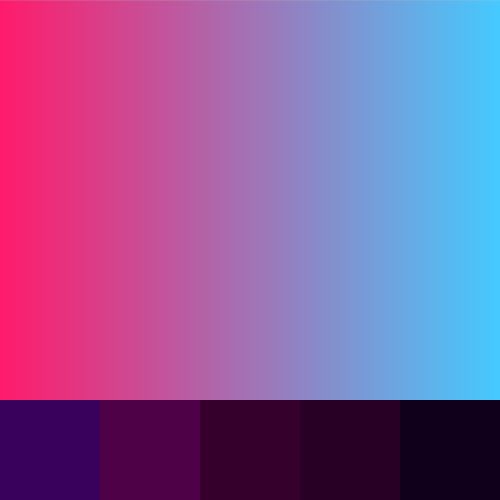
Frame 1 (no input)
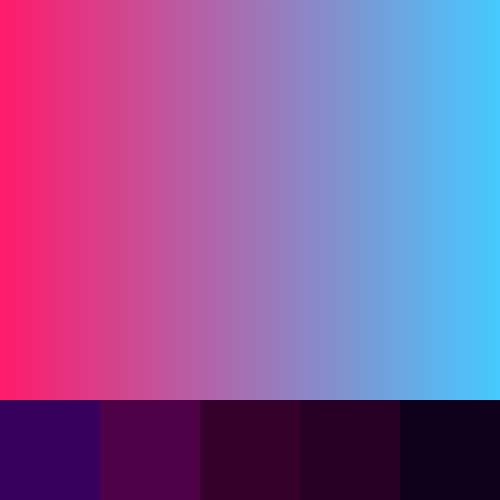
Frame 60 (the mouse pressed at the canvas centre just before this capture)
Frame 120 (the mouse held since frame 60 and released just before this capture): identical to frame 60, image omitted

The Processing sketch that drew these frames (run headless with seeded random() and noise(); from frame 60 on, the mouse is pressed at the canvas centre):

// Processing sketch: task_week_1
// ── task_week_1.pde
//Gradient variables
public int axis = 1;
public int gradientNum = 0;
public boolean isCircle = false;
public int lastGradient;

//Colour variables
public color leftC = color(0, 0, 0);
public color rightC = color(0, 0, 0);
public color[][] palettes = {
  {color(58, 1, 92), color(79, 1, 71), color(53, 1, 44), color(41, 0, 37), color(17, 0, 28)},
  {color(255, 106, 213), color(199, 116, 232), color(173, 140, 255), color(135, 149, 232), color(148, 208, 255)},
  {color(34, 87, 122), color(56, 163, 165), color(87, 204, 153), color(128, 237, 153), color(199, 249, 204)},
  {color(0, 117, 41), color(30, 88, 50), color(60, 59, 59), color(90, 30, 68), color(119, 0, 77)}
  
};
;

void setup() {
  size(500, 500);
}

void draw() {
  getGradient(gradientNum, axis);
}

void keyPressed() {
  if (keyCode == LEFT && 0 < gradientNum){
    gradientNum--;
    System.out.println(gradientNum);
    getGradient(gradientNum, axis);
  }

  if (keyCode == RIGHT && gradientNum < 4){
    gradientNum++;
    System.out.println(gradientNum);
    getGradient(gradientNum, axis);
  }
  
  if (keyCode == UP){
    axis = 0;
    getGradient(gradientNum, axis);
  }

  if (keyCode == DOWN){
    axis = 1;
    getGradient(gradientNum, axis);
  }

  if (keyCode == 32){
    isCircle = !isCircle;
  }
}

//Uses the gradientNum to determine the gradient
void getGradient(int i, int a) {
  if (i == 0){
    // Colour palette link: 
    // Gradient link: https://coolors.co/gradient-maker/ff1b6b-45caff
    leftC = color(255, 27, 107);
    rightC = color(69, 202, 255);
    makeGradient(leftC, rightC, a);
  }
  if (i == 1){
    // Colour palette link: https://coolors.co/palette/ff6ad5-c774e8-ad8cff-8795e8-94d0ff
    // Gradient link: https://coolors.co/gradient-maker/f756aa-f75672
    leftC = color(249, 133, 193); // Original colour: 247, 86, 170
    rightC = color(250, 133, 152); // Original colour: 247, 86, 114
    makeGradient(leftC, rightC, a);
  }
  if (i == 2){
    // Colour palette link: https://coolors.co/22577a-38a3a5-57cc99-80ed99-c7f9cc
    // Gradient link: https://coolors.co/gradient-maker/f7ba2c-ea5459
    leftC = color(247, 186, 44);
    rightC = color(234, 84, 89);
    makeGradient(leftC, rightC, a);
  }
  if (i == 3){
    // Colour palette link: 
    // Gradient link: https://coolors.co/gradient-maker/bf0fff-cbff49
    leftC = color(191, 15, 255);
    rightC = color(203, 255, 73);
    makeGradient(leftC, rightC, a);
  }
}


/*
Resource used for code assistance:
https://processing.org/examples/lineargradient.html
*/
void makeGradient(color c1, color c2, int axis ) {

  noFill();

  if (!isCircle){
    if (axis == 0) {  // Top to bottom gradient
      for (int i = 0; i <= 0+height; i++) {
        // Get the value of the current pixel column and put it as a percentage, 
        //  represented by a float between 0 and 1
        float inter = map(i, 0, height, 0, 1); 
        
        // Claculate the colour based between the two chosen, 
        //  using inter to determine where on the gradient the colour lies
        color c = lerpColor(c1, c2, inter);
        
        stroke(c);
        line(0, i, width, i);
      }
    }  
    else if (axis == 1) {  // Left to right gradient
      for (int i = 0; i <= 0+width; i++) {
        float inter = map(i, 0, width, 0, 1);
        color c = lerpColor(c1, c2, inter);
        stroke(c);
        line(i, 0, i, height);
      }
    }
  }
  else{
    if (axis == 0){
      int maxRadius = width;
    
      for (int r = maxRadius; r > 0; r--) {
        // Calculate the position of the current radius (0 to 1)
        float pos = map(r, 0, maxRadius, 0, 1);
        color currentColor = lerpColor(c1, c2, pos);
        fill(currentColor);
        ellipse(width/2, height/2, r*2, r*2);
      }
    }
    else{
      int maxRadius = width;
    
      for (int r = maxRadius; r > 0; r--) {
        // Calculate the position of the current radius (0 to 1)
        float pos = map(r, 0, maxRadius, 0, 1);
        color currentColor = lerpColor(c2, c1, pos);
        fill(currentColor);
        ellipse(width/2, height/2, r*2, r*2);
      }
    }
  }

  drawPalette(gradientNum);
}


// Method for drawing the colour palette
void drawPalette(int p){
  for(int i = 0; i < 5; i++){
    fill(palettes[p][i]);
    noStroke();
    square(i*100,400,100);
  }
}
